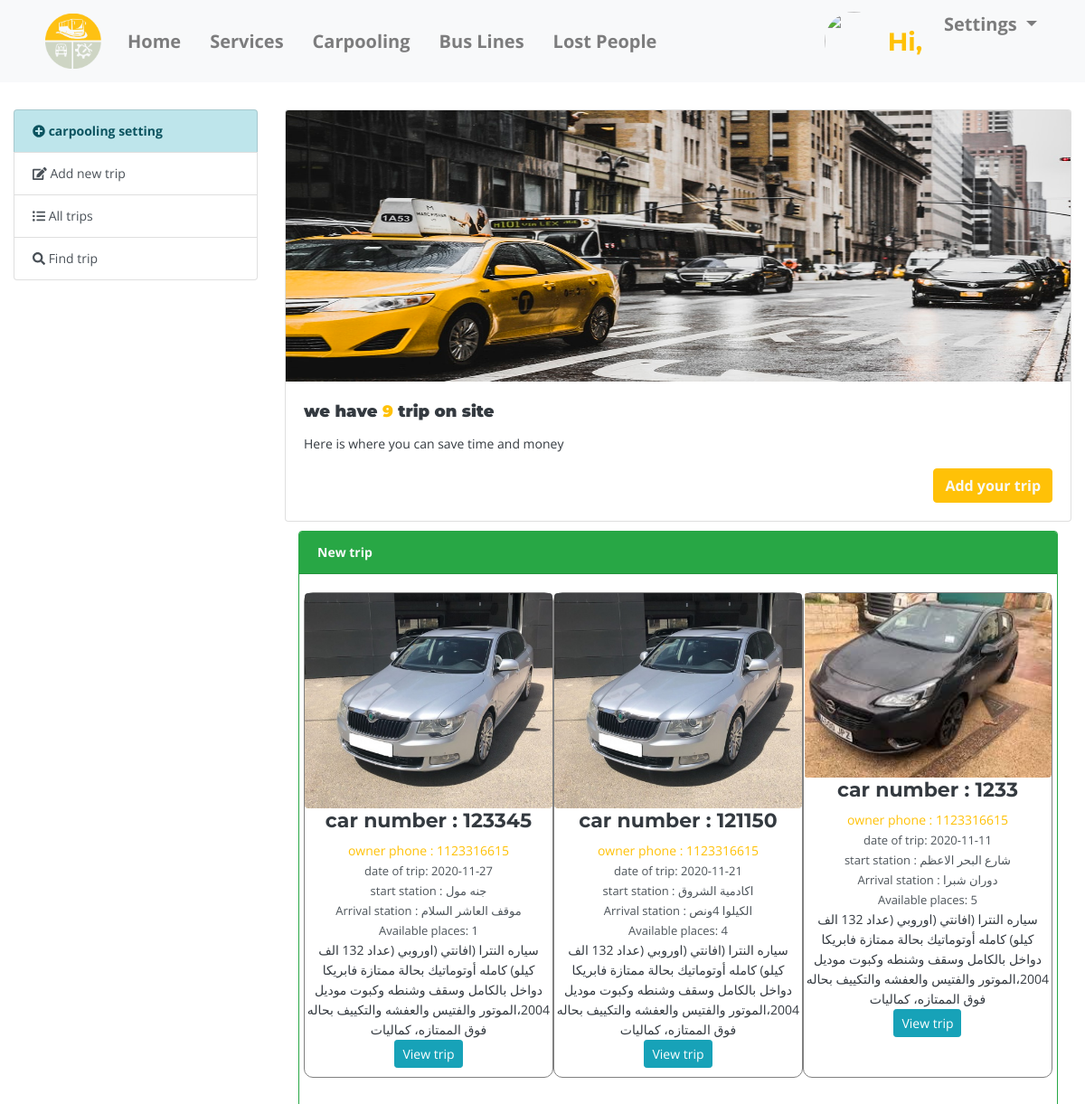
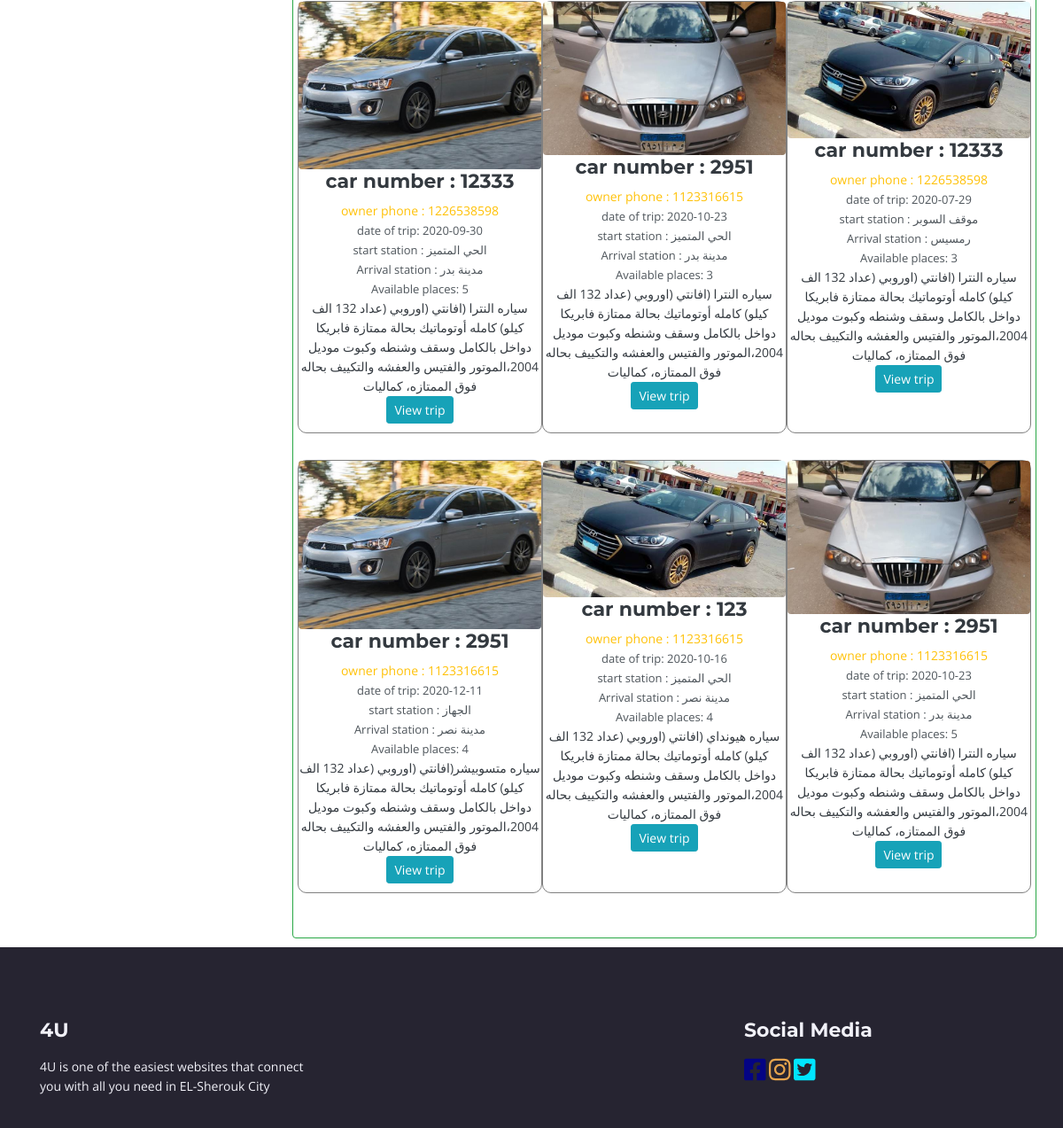
The page /graduationproject/public_html/web_main_page/Carpooling.php on the database its author committed (2 pictures, top to bottom).
### tables this page shows
CREATE TABLE `car` (
  `car_id` int(11) NOT NULL,
  `car_number` int(11) NOT NULL,
  `phone_number` int(11) NOT NULL,
  `car_discribtion` text NOT NULL,
  `When_to_move` date NOT NULL,
  `move_time` time NOT NULL,
  `start_station` text NOT NULL,
  `Arrival_station` text NOT NULL,
  `Available_places` text NOT NULL,
  `car_image` text NOT NULL,
  `trip_add_date` text NOT NULL,
  `auther` int(11) NOT NULL
);

### graduationproject/public_html/web_main_page/Carpooling.php (the view, shortened to what this page needs)
<?php
include_once("include/connect.php");
include_once("include/header.php");
include_once("include/side_bar_car.php");
$car=mysqli_query($connect,"SELECT * from car");
$cars=mysqli_num_rows($car);
?>
    <div class="col-sm-9 "style="padding-top: 30px">
        <div class="col-md-12">
            <div class="row">
                <div class="card" style="width: 100%">
                    <img src="../img/slider_1.jfif"style="max-width: 100% ;min-height: 300px; max-height: 300px" class="card-img-top" alt="...">
                    <div class="card-body">
                        <h5 class="card-title text-dark"><b> we have <span class="text-warning"><?php echo  $cars;?>  </span> trip on site</b></h5>
                        <p class="card-text text-dark">Here is where you can save time and money </p>
                        <a href="add_new_trip.php" class="btn btn-warning text-light font-weight-bold float-md-right ">Add your trip</a>
                    </div>
                </div>
                <div class="col-md-12"style="margin-top: 10px ;margin-bottom: 10px" >
                    <div class="card border-success">
                        <div class="card-header bg-success text-light">
                            <b> New trip </b>
                        </div>
                        <div class="card-body">
                            <div class="row">
                                <?Php
                            $car=mysqli_query($connect,"SELECT * FROM car p INNER JOIN sin_up r where p.auther =r.user_id order by 	car_id  desc limit 30");
                                while($cars=mysqli_fetch_assoc($car)){
                                    echo'
<div class="col-lg-4 col-md-4 col-sm-4 col-xs-12"style="   border: 1px solid gray; border-radius: 10px;margin-bottom:30px; padding: 0px ;">
					<div class="box-part text-center">
                        <img src="../'.($cars['car_image'] == ''?'img/no-img.jpg':$cars['car_image']).'"class="rounded" width="100%"/>
						<div class="title">
							<h4 class=" text-dark"> car number : '.substr($cars['car_number'],0,11).'</h4>
							<span class="text-warning d-block">owner phone : '.substr($cars['phone_number'],0,11).'   </span>
							<span   class="d-block" style="color: #4e555b;font-size: small "> date of trip: '.$cars['When_to_move'].'</span>
							<span  class="d-block" style="color: #4e555b;font-size: small "> start station : '.$cars['start_station'] .'</span>
							<span  class="d-block" style="color: #4e555b;font-size: small "> Arrival station : '.$cars['Arrival_station'] .'</span>
							<span  class="d-block" style="color: #4e555b;font-size: small "> Available places: '.$cars['Available_places'] .'</span>
						</div>
						<div class="text">
							<span class=" text-dark" >'.$cars['car_discribtion'] .'</span>
						</div>
						<div STYLE="margin-bottom: 10px">
						<a href="view_trip.php?id='.$cars['car_id'].'"  class="btn btn-info  btn-sm">View trip</a> ';
                                        echo '
						<div class="mb-10"></div>
					 </div>
					 </div>
				</div>';
                                }
                                ?>
                        </div>
                        </div>
                    </div>
                </div>
            </div>
        </div>
    </div>
                                </div>
                            </div>
<?php
include_once("include/footer.php");
?>

### graduationproject/public_html/web_main_page/include/header.php (shortened to what this page needs)
<!doctype html>
<html lang="en" class="first">
<head>
    <link rel="stylesheet" href="../css/bootstrap.min.css">
    <link rel="stylesheet" href="../css/home.css">
    <link href="../css/bootstrap.css" rel="stylesheet">
    <link href="../css/fontawesome-all.css" rel="stylesheet">
    <link href="../css/swiper.css" rel="stylesheet">
	<link href="../css/magnific-popup.css" rel="stylesheet">
	<link href="../css/styles.css" rel="stylesheet">
</head>
<body>
<nav class="navbar navbar-expand-lg navbar-light bg-light">
    <div class="container">
        <div class="collapse navbar-collapse" id="navbarSupportedContent">
              <img style="height: 71px; width: 72px;border-radius: 0%; padding: 5px; margin-left: 0px;" src="../img/logo2.png"></a>
            <ul class="navbar-nav mr-auto">
                <li class="nav-item ">
                    <a class="nav-link" href="index.php">Home <span class="sr-only">(current)</span></a>
                </li><li class="nav-item">
                    <a class="nav-link" href="Services.php">Services</a>
                </li>
                <li class="nav-item">
                    <a class="nav-link" href="Carpooling.php">Carpooling</a>
                </li>
                <li class="nav-item">
                    <a class="nav-link" href="buslines.php">Bus Lines</a>
                </li>
                <li class="nav-item">
                    <a class="nav-link" href="loss_p.php">Lost People</a>
                </li>
            </ul>
            <ul class="navbar-nav ml-auto">
            <img class=""style="  width:75px;
    height:75px;
    border-radius:50%;
    margin-left: 30px;
    padding: 5px;"  src="../<?php echo $_SESSION['avatar'] ?>" >
            <h3 class="font-weight-bold text-warning m-auto"> Hi,
            </h3>
                 <li class="nav-item dropdown ml-auto">
                    <a class="nav-link dropdown-toggle nav-left " href="#" id="navbarDropdown" role="button" data-toggle="dropdown" aria-haspopup="true" aria-expanded="false">
                        Settings
                    </a>
                </li>
            </ul>
        </div>
    </div>
</nav>

### graduationproject/public_html/web_main_page/include/side_bar_car.php
<div class="container-fluid">
    <div class="row">
        <div class="col-sm-3 " style="margin-top: 30px; z-index:1 ">
            <div class="list-group">
                <a href="Carpooling.php" class="list-group-item list-group-item-action list-group-item-info font-weight-bold">
                    <i class="fas fa-plus-circle"></i> carpooling setting </a>
                <a href="add_new_trip.php" class="list-group-item list-group-item-action"><i class="fas fa-edit"></i> Add new trip</a>
                <a href="all_trip.php" class="list-group-item list-group-item-action"><i class="fas fa-list-ul"></i> All trips</a>
                <a href="find_trip.php" class="list-group-item list-group-item-action"><i class="fas fa-search"></i> Find trip </a>
            </div>
        </div>

### graduationproject/public_html/web_main_page/include/footer.php (shortened to what this page needs)
<div class="footer">
        <div class="container">
            <div class="row">
                <div class="col-md-4">
                    <div class="footer-col">
                        <h4>4U</h4>
                        <p>4U is one of the easiest websites that connect you with all you need in EL-Sherouk City</p>
                    </div>
                </div>
                <div class="col-md-4">
                </div>
                <div class="col-md-4">
                    <div class="footer-col last">
                        <h4>Social Media</h4>
                        <a class="m-auto" target="_blank" href="https://www.facebook.com/For-u-107485637676149" style="color: #040484; margin: auto">
                            <i class="fab fa-facebook-square fa-2x "></i>
                        </a>
                        <a class="m-auto" target="_blank" href="https://www.instagram.com/?hl=en"style="color: #e6a44d;">
                            <i class="fab fa-instagram fa-2x"></i>
                        </a>
                        <a class="m-auto" target="_blank" href="https://twitter.com/?lang=en"style="color: #00e5ff;">
                            <i class="fab fa-twitter-square fa-2x"></i>
                        </a>
                    </div>
                </div>
            </div>
        </div>
    </div>
</body>
</html>

### graduationproject/public_html/css/home.css (style rules this page uses)
.navbar-light .navbar-nav .nav-link { font-size: 20px; margin-left: 16px; text-transform: capitalize; font-weight: bold; color: #08526d; }

### graduationproject/public_html/css/styles.css (style rules this page uses)
body, html { width: 100%; height: 100%; }
body, p { color: #f1f1f8; font: 400 0.875rem/1.375rem "Open Sans", sans-serif; }
h3 { color: #f1f1f8; font: 700 1.75rem/2.125rem "Montserrat", sans-serif; }
h4 { color: #f1f1f8; font: 700 1.375rem/1.75rem "Montserrat", sans-serif; }
h5 { color: #f1f1f8; font: 700 1.125rem/1.625rem "Montserrat", sans-serif; }
* { transition: all 0.5s ease; }
.footer { padding-top: 5rem; background-color: #262431; }
.footer .footer-col { margin-bottom: 2.25rem; }
.footer h4 { margin-bottom: 1rem; }
@media (min-width: 1200px) { .footer .footer-col { width: 90%; } }
@media (min-width: 1200px) { .footer .footer-col.last { margin-right: 0; margin-left: auto; } }

### rows shown on the page
car: car_image (picture), car_number "123345", phone_number "1123316615", When_to_move "2020-11-27", start_station "جنه مول", Arrival_station "موقف العاشر السلام", Available_places "1", car_discribtion "سياره النترا (افانتي (اوروبي (عداد 132 الف كيلو) كامله أوتوماتيك بحالة ممتازة فابريكا دواخل بالكامل وسقف وشنطه وكبوت موديل 2004،الموتور والفتيس والعفشه والتكييف بحاله فوق الممتازه، كماليات"
car: car_image (picture), car_number "121150", phone_number "1123316615", When_to_move "2020-11-21", start_station "اكادمية الشروق", Arrival_station "الكيلوا 4ونص", Available_places "4", car_discribtion "سياره النترا (افانتي (اوروبي (عداد 132 الف كيلو) كامله أوتوماتيك بحالة ممتازة فابريكا دواخل بالكامل وسقف وشنطه وكبوت موديل 2004،الموتور والفتيس والعفشه والتكييف بحاله فوق الممتازه، كماليات"
car: car_image (picture), car_number "1233", phone_number "1123316615", When_to_move "2020-11-11", start_station "شارع البحر الاعظم", Arrival_station "دوران شبرا", Available_places "5", car_discribtion "سياره النترا (افانتي (اوروبي (عداد 132 الف كيلو) كامله أوتوماتيك بحالة ممتازة فابريكا دواخل بالكامل وسقف وشنطه وكبوت موديل 2004،الموتور والفتيس والعفشه والتكييف بحاله فوق الممتازه، كماليات"
car: car_image (picture), car_number "12333", phone_number "1226538598", When_to_move "2020-09-30", start_station "الحي المتميز", Arrival_station "مدينة بدر", Available_places "5", car_discribtion "سياره النترا (افانتي (اوروبي (عداد 132 الف كيلو) كامله أوتوماتيك بحالة ممتازة فابريكا دواخل بالكامل وسقف وشنطه وكبوت موديل 2004،الموتور والفتيس والعفشه والتكييف بحاله فوق الممتازه، كماليات"
car: car_image (picture), car_number "2951", phone_number "1123316615", When_to_move "2020-10-23", start_station "الحي المتميز", Arrival_station "مدينة بدر", Available_places "3", car_discribtion "سياره النترا (افانتي (اوروبي (عداد 132 الف كيلو) كامله أوتوماتيك بحالة ممتازة فابريكا دواخل بالكامل وسقف وشنطه وكبوت موديل 2004،الموتور والفتيس والعفشه والتكييف بحاله فوق الممتازه، كماليات"
car: car_image (picture), car_number "12333", phone_number "1226538598", When_to_move "2020-07-29", start_station "موقف السوبر", Arrival_station "رمسيس", Available_places "3", car_discribtion "سياره النترا (افانتي (اوروبي (عداد 132 الف كيلو) كامله أوتوماتيك بحالة ممتازة فابريكا دواخل بالكامل وسقف وشنطه وكبوت موديل 2004،الموتور والفتيس والعفشه والتكييف بحاله فوق الممتازه، كماليات"
car: car_image (picture), car_number "2951", phone_number "1123316615", When_to_move "2020-12-11", start_station "الجهاز", Arrival_station "مدينة نصر", Available_places "4", car_discribtion "سياره متسوبيشر(افانتي (اوروبي (عداد 132 الف كيلو) كامله أوتوماتيك بحالة ممتازة فابريكا دواخل بالكامل وسقف وشنطه وكبوت موديل 2004،الموتور والفتيس والعفشه والتكييف بحاله فوق الممتازه، كماليات"
car: car_image (picture), car_number "123", phone_number "1123316615", When_to_move "2020-10-16", start_station "الحي المتميز", Arrival_station "مدينة نصر", Available_places "4", car_discribtion "سياره هيونداي (افانتي (اوروبي (عداد 132 الف كيلو) كامله أوتوماتيك بحالة ممتازة فابريكا دواخل بالكامل وسقف وشنطه وكبوت موديل 2004،الموتور والفتيس والعفشه والتكييف بحاله فوق الممتازه، كماليات"
car: car_image (picture), car_number "2951", phone_number "1123316615", When_to_move "2020-10-23", start_station "الحي المتميز", Arrival_station "مدينة بدر", Available_places "5", car_discribtion "سياره النترا (افانتي (اوروبي (عداد 132 الف كيلو) كامله أوتوماتيك بحالة ممتازة فابريكا دواخل بالكامل وسقف وشنطه وكبوت موديل 2004،الموتور والفتيس والعفشه والتكييف بحاله فوق الممتازه، كماليات"

### other values the page prints
$cars "9"
